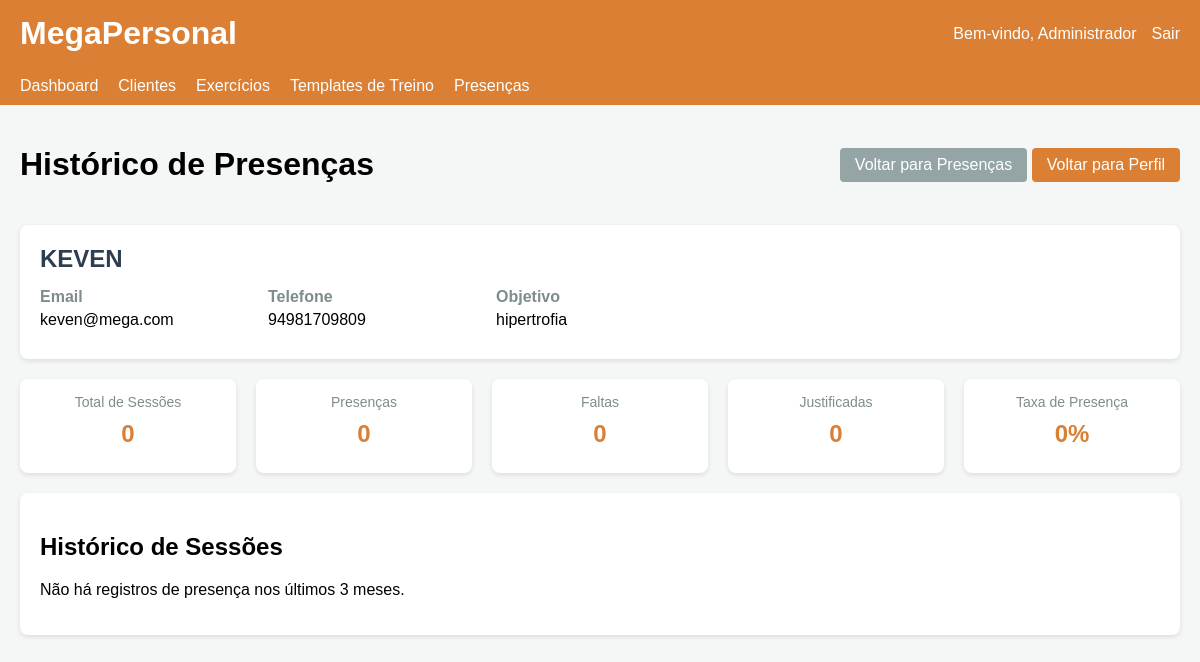
Page /attendance/history/2 (signed in) on the committed database.
### app.py (models this page shows)
class Client(db.Model):
    id = db.Column(db.Integer, primary_key=True)
    name = db.Column(db.String(100), nullable=False)
    email = db.Column(db.String(100), nullable=False)
    phone = db.Column(db.String(20))
    age = db.Column(db.Integer)
    height = db.Column(db.Float)
    weight = db.Column(db.Float)
    goal = db.Column(db.String(200))
    health_notes = db.Column(db.Text)
    registration_date = db.Column(db.DateTime, default=datetime.utcnow)
    trainer_id = db.Column(db.Integer, db.ForeignKey('trainer.id'), nullable=False)
    workouts = db.relationship('Workout', backref='client', lazy=True)
    assessments = db.relationship('Assessment', backref='client', lazy=True)

### app.py (the view)
@app.route('/attendance/history/<int:client_id>')
def attendance_history(client_id):
    if 'trainer_id' not in session:
        return redirect(url_for('login'))
    client = Client.query.get_or_404(client_id)
    if client.trainer_id != session['trainer_id']:
        return redirect(url_for('client_list'))
    three_months_ago = datetime.utcnow() - timedelta(days=90)
    attendances = Attendance.query.filter_by(client_id=client.id)\
                                  .filter(Attendance.date >= three_months_ago)\
                                  .order_by(Attendance.date.desc())\
                                  .all()
    total = len(attendances)
    present_count = sum(1 for a in attendances if a.status == 'presente')
    absent_count = sum(1 for a in attendances if a.status == 'ausente')
    justified_count = sum(1 for a in attendances if a.status == 'justificado')
    attendance_rate = 0
    if total > 0:
        attendance_rate = (present_count / total) * 100
    return render_template('attendance_history.html',
                          client=client,
                          attendances=attendances,
                          total=total,
                          present_count=present_count,
                          absent_count=absent_count,
                          justified_count=justified_count,
                          attendance_rate=attendance_rate)

### templates/attendance_history.html (shortened to what this page needs)
<!DOCTYPE html>
<html lang="pt-br">
<head>
</head>
<body>
    <header>
        <div class="header-content">
            <div class="logo">
                <h1>MegaPersonal</h1>
            </div>
            <div class="user-info">
                <span>Bem-vindo, {{ session.get('trainer_name', 'Treinador') }}</span>
                <a href="{{ url_for('logout') }}">Sair</a>
            </div>
        </div>
    </header>
    <nav class="navbar">
        <ul class="nav-links">
            <li><a href="{{ url_for('dashboard') }}">Dashboard</a></li>
            <li><a href="{{ url_for('client_list') }}">Clientes</a></li>
            <li><a href="{{ url_for('exercises') }}">Exercícios</a></li>
            <li><a href="{{ url_for('workout_templates') }}">Templates de Treino</a></li>
            <li><a href="{{ url_for('attendance_list') }}">Presenças</a></li>
        </ul>
    </nav>
    <div class="container">
        <div class="page-header">
            <h1>Histórico de Presenças</h1>
            <div>
                <a href="{{ url_for('attendance_list') }}" class="button secondary">Voltar para Presenças</a>
                <a href="{{ url_for('client_detail', client_id=client.id) }}" class="button">Voltar para Perfil</a>
            </div>
        </div>
        <div class="client-info">
            <div class="client-header">
                <h2>{{ client.name }}</h2>
            </div>
            <div class="client-details">
                <div class="detail-item">
                    <label>Email</label>
                    <p>{{ client.email }}</p>
                </div>
                <div class="detail-item">
                    <label>Telefone</label>
                    <p>{{ client.phone }}</p>
                </div>
                <div class="detail-item">
                    <label>Objetivo</label>
                    <p>{{ client.goal }}</p>
                </div>
            </div>
        </div>
        <div class="stats-container">
            <div class="stat-card">
                <div class="stat-label">Total de Sessões</div>
                <div class="stat-value">{{ total }}</div>
            </div>
            <div class="stat-card">
                <div class="stat-label">Presenças</div>
                <div class="stat-value">{{ present_count }}</div>
            </div>
            <div class="stat-card">
                <div class="stat-label">Faltas</div>
                <div class="stat-value">{{ absent_count }}</div>
            </div>
            <div class="stat-card">
                <div class="stat-label">Justificadas</div>
                <div class="stat-value">{{ justified_count }}</div>
            </div>
            <div class="stat-card">
                <div class="stat-label">Taxa de Presença</div>
                <div class="stat-value">{{ attendance_rate|round|int }}%</div>
            </div>
        </div>
        <div class="history-list">
            <h2>Histórico de Sessões</h2>
            {% if attendances %}
            <table>
                <thead>
                    <tr>
                        <th>Data</th>
                        <th>Status</th>
                        <th>Treino</th>
                        <th>Observações</th>
                    </tr>
                </thead>
                <tbody>
                    {% for attendance in attendances %}
                    <tr>
                        <td>{{ attendance.date.strftime('%d/%m/%Y') }}</td>
                        <td>
                            {% if attendance.status == 'presente' %}
                                <span class="status-badge status-present">Presente</span>
                            {% elif attendance.status == 'ausente' %}
                                <span class="status-badge status-absent">Ausente</span>
                            {% elif attendance.status == 'justificado' %}
                                <span class="status-badge status-justified">Justificado</span>
                            {% endif %}
                        </td>
                        <td>
                            {% if attendance.workout %}
                                {{ attendance.workout.name }}
                            {% else %}
                                -
                            {% endif %}
                        </td>
                        <td>
                            {% if attendance.notes %}
                                {{ attendance.notes }}
                            {% else %}
                                -
                            {% endif %}
                        </td>
                    </tr>
                    {% endfor %}
                </tbody>
            </table>
            {% else %}
            <p>Não há registros de presença nos últimos 3 meses.</p>
            {% endif %}
        </div>
    </div>
</body>
</html>

### templates/attendance_history.html (style rules this page uses)
body { font-family: 'Arial', sans-serif; background-color: #f4f7f6; margin: 0; padding: 0; }
.container { max-width: 1200px; margin: 0 auto; padding: 20px; }
header { background-color: #db7f34; color: white; padding: 15px 0; box-shadow: 0 2px 5px rgba(0,0,0,0.1); }
.header-content { display: flex; justify-content: space-between; align-items: center; max-width: 1200px; margin: 0 auto; padding: 0 20px; }
.logo h1 { margin: 0; }
.user-info { display: flex; align-items: center; }
.user-info a { color: white; text-decoration: none; margin-left: 15px; }
.navbar { background-color: #db7f34; padding: 10px 0; }
.nav-links { display: flex; list-style: none; margin: 0; padding: 0 20px; max-width: 1200px; margin: 0 auto; }
.nav-links li { margin-right: 20px; }
.nav-links a { color: white; text-decoration: none; padding: 5px 0; }
.page-header { display: flex; justify-content: space-between; align-items: center; margin-bottom: 20px; }
.button { background-color: #db7f34; color: white; border: none; padding: 8px 15px; border-radius: 4px; text-decoration: none; display: inline-block; cursor: pointer; }
.button.secondary { background-color: #95a5a6; }
.client-info { background-color: white; border-radius: 8px; box-shadow: 0 2px 5px rgba(0,0,0,0.1); padding: 20px; margin-bottom: 20px; }
.client-header { display: flex; justify-content: space-between; align-items: center; margin-bottom: 15px; }
.client-header h2 { margin: 0; color: #2c3e50; }
.client-details { display: grid; grid-template-columns: repeat(auto-fill, minmax(200px, 1fr)); gap: 20px; }
.detail-item { margin-bottom: 10px; }
.detail-item label { display: block; font-weight: bold; margin-bottom: 5px; color: #7f8c8d; }
.detail-item p { margin: 0; }
.stats-container { display: grid; grid-template-columns: repeat(auto-fill, minmax(200px, 1fr)); gap: 20px; margin-bottom: 20px; }
.stat-card { background-color: white; border-radius: 8px; box-shadow: 0 2px 5px rgba(0,0,0,0.1); padding: 15px; text-align: center; }
.stat-value { font-size: 24px; font-weight: bold; color: #db7f34; margin: 10px 0; }
.stat-label { color: #7f8c8d; font-size: 14px; }
.history-list { background-color: white; border-radius: 8px; box-shadow: 0 2px 5px rgba(0,0,0,0.1); padding: 20px; margin-bottom: 20px; }

### rows in the picture
Client: name "KEVEN", email "keven@mega.com", phone "94981709809", goal "hipertrofia"

### other values in the picture
{{ session.get('trainer_name', 'Treinador') }} "Administrador"
{{ total }} "0"
{{ present_count }} "0"
{{ absent_count }} "0"
{{ justified_count }} "0"
{{ attendance_rate|round|int }} "0"
